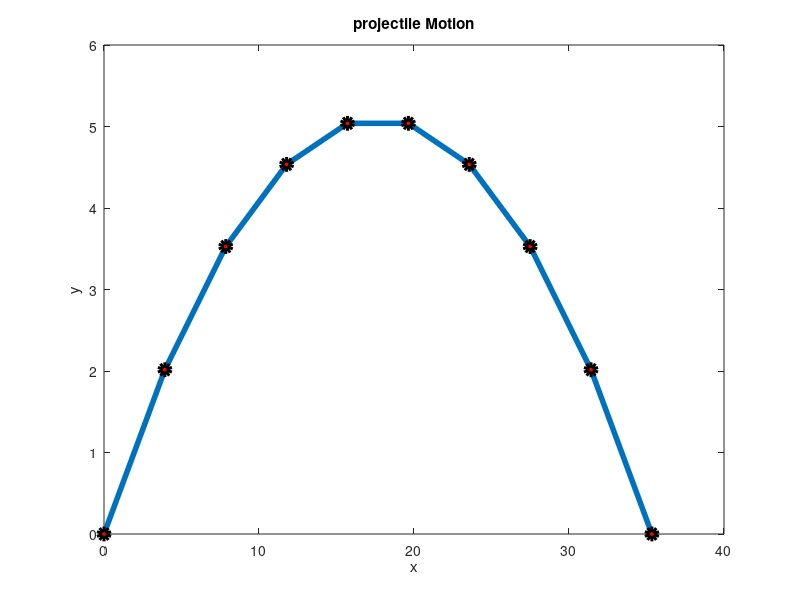

This chart was generated by the following MATLAB code:
clc
clear all
close all
a=deg2rad(30);%angel of projectile
u=20; %initial velocity m/s
g=9.8 ;%acceleration due to gravity m/s^2
%%

h=(u*u* sin(a)* sin(a))/(2*g) %max height
R= (u*u*sin(2*a))/g %range
T=(2*u*sin(a))/g %trajectory
%%

%plot
x=linspace(0,R,10);
Y=[];
for i=1:10
    y=(x(i).*tan(a))-(((1/2)*(g.*x(i).*x(i)))/(u*u*cos(a)*cos(a)) ) %function of y wrt x
    Y=[Y,y]
end
plot(x,Y,"-o",'linewidth',4,'MarkerSize',7,'MarkerFaceColor','r','MarkerEdgeColor','k')
xlabel("x")
ylabel("y")
title("projectile Motion")